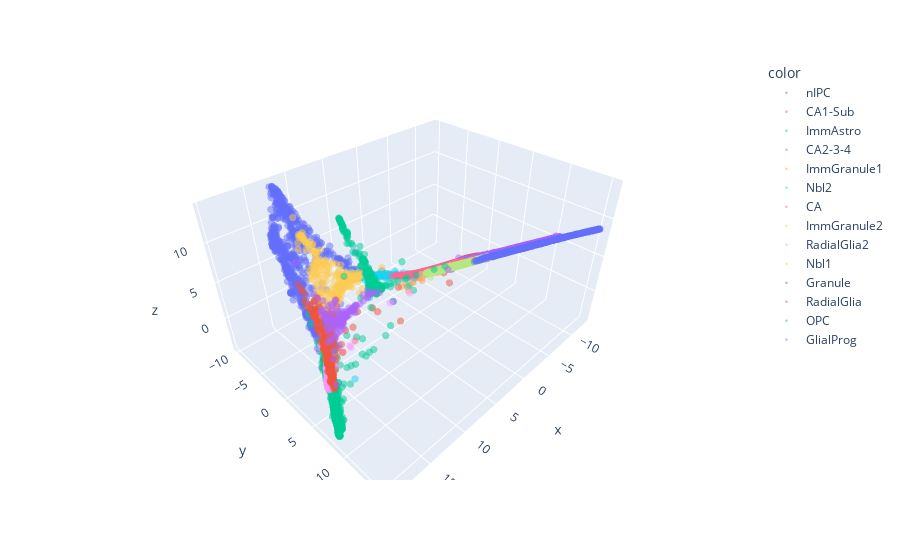

Notebook code for this chart:
### Code cell
import plotly.graph_objects as go

fig = px.scatter_3d(x=graphdr_data[:,0], y=graphdr_data[:,1], z=graphdr_data[:,2],color=anno,opacity = 0.5)
fig.update_traces(marker_size=2.5)
fig.show()

### Figure 1 — Plotly figure (JSON) as saved in the notebook; plotly's stock layout.template omitted (floating-point values rounded to 4 significant figures; data arrays with more than 128 entries replaced by an {"elided": "..."} marker saying what was removed)
{"data": [{"hovertemplate": "color=nIPC<br>x=%{x}<br>y=%{y}<br>z=%{z}<extra></extra>", "legendgroup": "nIPC", "marker": {"color": "#636efa", "opacity": 0.5, "size": 2.5, "symbol": "circle"}, "mode": "markers", "name": "nIPC", "scene": "scene", "showlegend": true, "type": "scatter3d", "x": {"elided": "667 float values"}, "y": {"elided": "667 float values"}, "z": {"elided": "667 float values"}}, {"hovertemplate": "color=CA1-Sub<br>x=%{x}<br>y=%{y}<br>z=%{z}<extra></extra>", "legendgroup": "CA1-Sub", "marker": {"color": "#EF553B", "opacity": 0.5, "size": 2.5, "symbol": "circle"}, "mode": "markers", "name": "CA1-Sub", "scene": "scene", "showlegend": true, "type": "scatter3d", "x": {"elided": "924 float values"}, "y": {"elided": "924 float values"}, "z": {"elided": "924 float values"}}, {"hovertemplate": "color=ImmAstro<br>x=%{x}<br>y=%{y}<br>z=%{z}<extra></extra>", "legendgroup": "ImmAstro", "marker": {"color": "#00cc96", "opacity": 0.5, "size": 2.5, "symbol": "circle"}, "mode": "markers", "name": "ImmAstro", "scene": "scene", "showlegend": true, "type": "scatter3d", "x": {"elided": "990 float values"}, "y": {"elided": "990 float values"}, "z": {"elided": "990 float values"}}, {"hovertemplate": "color=CA2-3-4<br>x=%{x}<br>y=%{y}<br>z=%{z}<extra></extra>", "legendgroup": "CA2-3-4", "marker": {"color": "#ab63fa", "opacity": 0.5, "size": 2.5, "symbol": "circle"}, "mode": "markers", "name": "CA2-3-4", "scene": "scene", "showlegend": true, "type": "scatter3d", "x": {"elided": "1155 float values"}, "y": {"elided": "1155 float values"}, "z": {"elided": "1155 float values"}}, {"hovertemplate": "color=ImmGranule1<br>x=%{x}<br>y=%{y}<br>z=%{z}<extra></extra>", "legendgroup": "ImmGranule1", "marker": {"color": "#FFA15A", "opacity": 0.5, "size": 2.5, "symbol": "circle"}, "mode": "markers", "name": "ImmGranule1", "scene": "scene", "showlegend": true, "type": "scatter3d", "x": {"elided": "1362 float values"}, "y": {"elided": "1362 float values"}, "z": {"elided": "1362 float values"}}, {"hovertemplate": "color=Nbl2<br>x=%{x}<br>y=%{y}<br>z=%{z}<extra></extra>", "legendgroup": "Nbl2", "marker": {"color": "#19d3f3", "opacity": 0.5, "size": 2.5, "symbol": "circle"}, "mode": "markers", "name": "Nbl2", "scene": "scene", "showlegend": true, "type": "scatter3d", "x": {"elided": "542 float values"}, "y": {"elided": "542 float values"}, "z": {"elided": "542 float values"}}, {"hovertemplate": "color=CA<br>x=%{x}<br>y=%{y}<br>z=%{z}<extra></extra>", "legendgroup": "CA", "marker": {"color": "#FF6692", "opacity": 0.5, "size": 2.5, "symbol": "circle"}, "mode": "markers", "name": "CA", "scene": "scene", "showlegend": true, "type": "scatter3d", "x": {"elided": "1232 float values"}, "y": {"elided": "1232 float values"}, "z": {"elided": "1232 float values"}}, {"hovertemplate": "color=ImmGranule2<br>x=%{x}<br>y=%{y}<br>z=%{z}<extra></extra>", "legendgroup": "ImmGranule2", "marker": {"color": "#B6E880", "opacity": 0.5, "size": 2.5, "symbol": "circle"}, "mode": "markers", "name": "ImmGranule2", "scene": "scene", "showlegend": true, "type": "scatter3d", "x": {"elided": "1185 float values"}, "y": {"elided": "1185 float values"}, "z": {"elided": "1185 float values"}}, {"hovertemplate": "color=RadialGlia2<br>x=%{x}<br>y=%{y}<br>z=%{z}<extra></extra>", "legendgroup": "RadialGlia2", "marker": {"color": "#FF97FF", "opacity": 0.5, "size": 2.5, "symbol": "circle"}, "mode": "markers", "name": "RadialGlia2", "scene": "scene", "showlegend": true, "type": "scatter3d", "x": {"elided": "215 float values"}, "y": {"elided": "215 float values"}, "z": {"elided": "215 float values"}}, {"hovertemplate": "color=Nbl1<br>x=%{x}<br>y=%{y}<br>z=%{z}<extra></extra>", "legendgroup": "Nbl1", "marker": {"color": "#FECB52", "opacity": 0.5, "size": 2.5, "symbol": "circle"}, "mode": "markers", "name": "Nbl1", "scene": "scene", "showlegend": true, "type": "scatter3d", "x": {"elided": "237 float values"}, "y": {"elided": "237 float values"}, "z": {"elided": "237 float values"}}, {"hovertemplate": "color=Granule<br>x=%{x}<br>y=%{y}<br>z=%{z}<extra></extra>", "legendgroup": "Granule", "marker": {"color": "#636efa", "opacity": 0.5, "size": 2.5, "symbol": "circle"}, "mode": "markers", "name": "Granule", "scene": "scene", "showlegend": true, "type": "scatter3d", "x": {"elided": "477 float values"}, "y": {"elided": "477 float values"}, "z": {"elided": "477 float values"}}, {"hovertemplate": "color=RadialGlia<br>x=%{x}<br>y=%{y}<br>z=%{z}<extra></extra>", "legendgroup": "RadialGlia", "marker": {"color": "#EF553B", "opacity": 0.5, "size": 2.5, "symbol": "circle"}, "mode": "markers", "name": "RadialGlia", "scene": "scene", "showlegend": true, "type": "scatter3d", "x": {"elided": "566 float values"}, "y": {"elided": "566 float values"}, "z": {"elided": "566 float values"}}, {"hovertemplate": "color=OPC<br>x=%{x}<br>y=%{y}<br>z=%{z}<extra></extra>", "legendgroup": "OPC", "marker": {"color": "#00cc96", "opacity": 0.5, "size": 2.5, "symbol": "circle"}, "mode": "markers", "name": "OPC", "scene": "scene", "showlegend": true, "type": "scatter3d", "x": {"elided": "316 float values"}, "y": {"elided": "316 float values"}, "z": {"elided": "316 float values"}}, {"hovertemplate": "color=GlialProg<br>x=%{x}<br>y=%{y}<br>z=%{z}<extra></extra>", "legendgroup": "GlialProg", "marker": {"color": "#ab63fa", "opacity": 0.5, "size": 2.5, "symbol": "circle"}, "mode": "markers", "name": "GlialProg", "scene": "scene", "showlegend": true, "type": "scatter3d", "x": {"elided": "132 float values"}, "y": {"elided": "132 float values"}, "z": {"elided": "132 float values"}}], "layout": {"legend": {"title": {"text": "color"}, "tracegroupgap": 0}, "margin": {"t": 60}, "scene": {"domain": {"x": [0, 1], "y": [0, 1]}, "xaxis": {"title": {"text": "x"}}, "yaxis": {"title": {"text": "y"}}, "zaxis": {"title": {"text": "z"}}}}}
